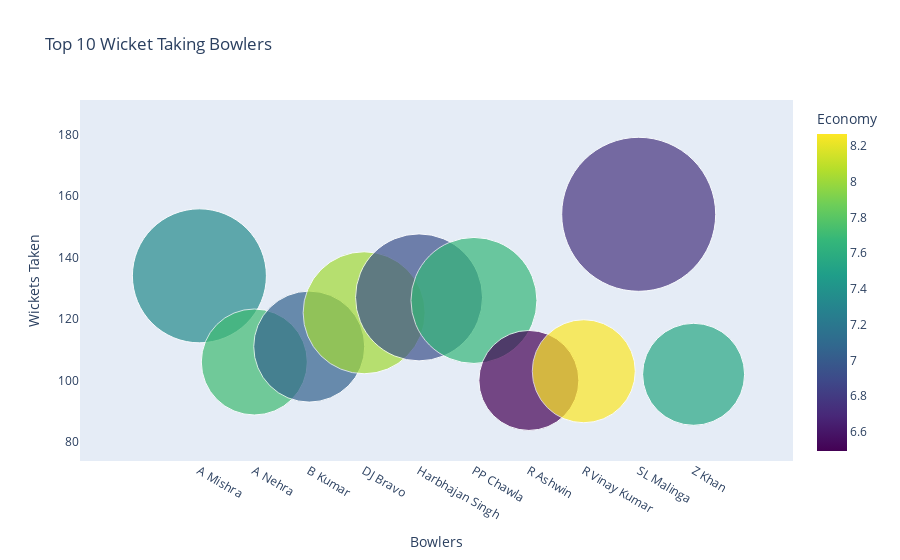

Write notebook code for a chart like this one.
### Code cell
trace = go.Scatter(
    y = bowlers['wickets'],
    x = bowlers['bowler'],
    mode='markers',
    marker=dict(
        size= bowlers['wickets'].values,
        color = bowlers['economy'].values,
        colorscale='Viridis',
        showscale=True,
        colorbar = dict(title = 'Economy'),
    ),
    text = bowlers['overs'].values
)
data = [(trace)]

layout= go.Layout(
    autosize= True,
    title= 'Top 10 Wicket Taking Bowlers',
    hovermode= 'closest',
    xaxis=dict(
        showgrid=False,
        zeroline=False,
        showline=False,
        title='Bowlers'
    ),
    yaxis=dict(
        title= 'Wickets Taken',
        ticklen= 5,
        gridwidth= 2,
        showgrid=False,
        zeroline=False,
        showline=False
    ),
    showlegend= False
)
fig = go.Figure(data=data, layout=layout)
py.iplot(fig,filename='scatter')

### Figure 1 — Plotly figure (JSON) as saved in the notebook; plotly's stock layout.template omitted (floating-point values rounded to 4 significant figures)
{"data": [{"marker": {"color": [7.344, 7.711, 7.047, 8.02, 6.934, 7.674, 6.494, 8.267, 6.757, 7.546], "colorbar": {"title": {"text": "Economy"}}, "colorscale": [[0, "#440154"], [0.1111, "#482878"], [0.2222, "#3e4989"], [0.3333, "#31688e"], [0.4444, "#26828e"], [0.5556, "#1f9e89"], [0.6667, "#35b779"], [0.7778, "#6ece58"], [0.8889, "#b5de2b"], [1, "#fde725"]], "showscale": true, "size": [134, 106, 111, 122, 127, 126, 100, 103, 154, 102]}, "mode": "markers", "text": [450, 329, 342, 351, 498, 432, 393, 360, 449, 379], "type": "scatter", "x": ["A Mishra", "A Nehra", "B Kumar", "DJ Bravo", "Harbhajan Singh", "PP Chawla", "R Ashwin", "R Vinay Kumar", "SL Malinga", "Z Khan"], "y": [134, 106, 111, 122, 127, 126, 100, 103, 154, 102]}], "layout": {"autosize": true, "hovermode": "closest", "showlegend": false, "title": {"text": "Top 10 Wicket Taking Bowlers"}, "xaxis": {"showgrid": false, "showline": false, "title": {"text": "Bowlers"}, "zeroline": false}, "yaxis": {"gridwidth": 2, "showgrid": false, "showline": false, "ticklen": 5, "title": {"text": "Wickets Taken"}, "zeroline": false}}}
